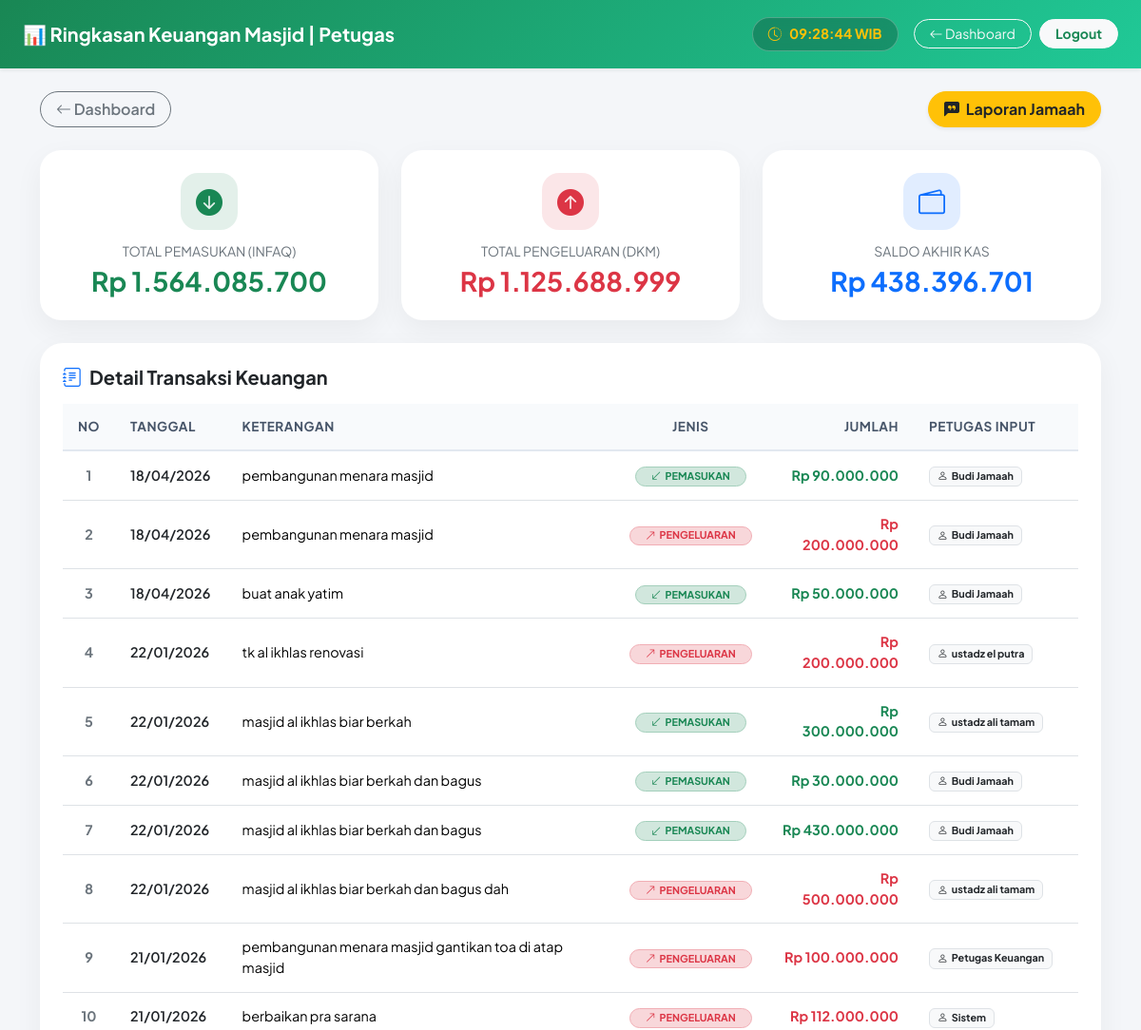
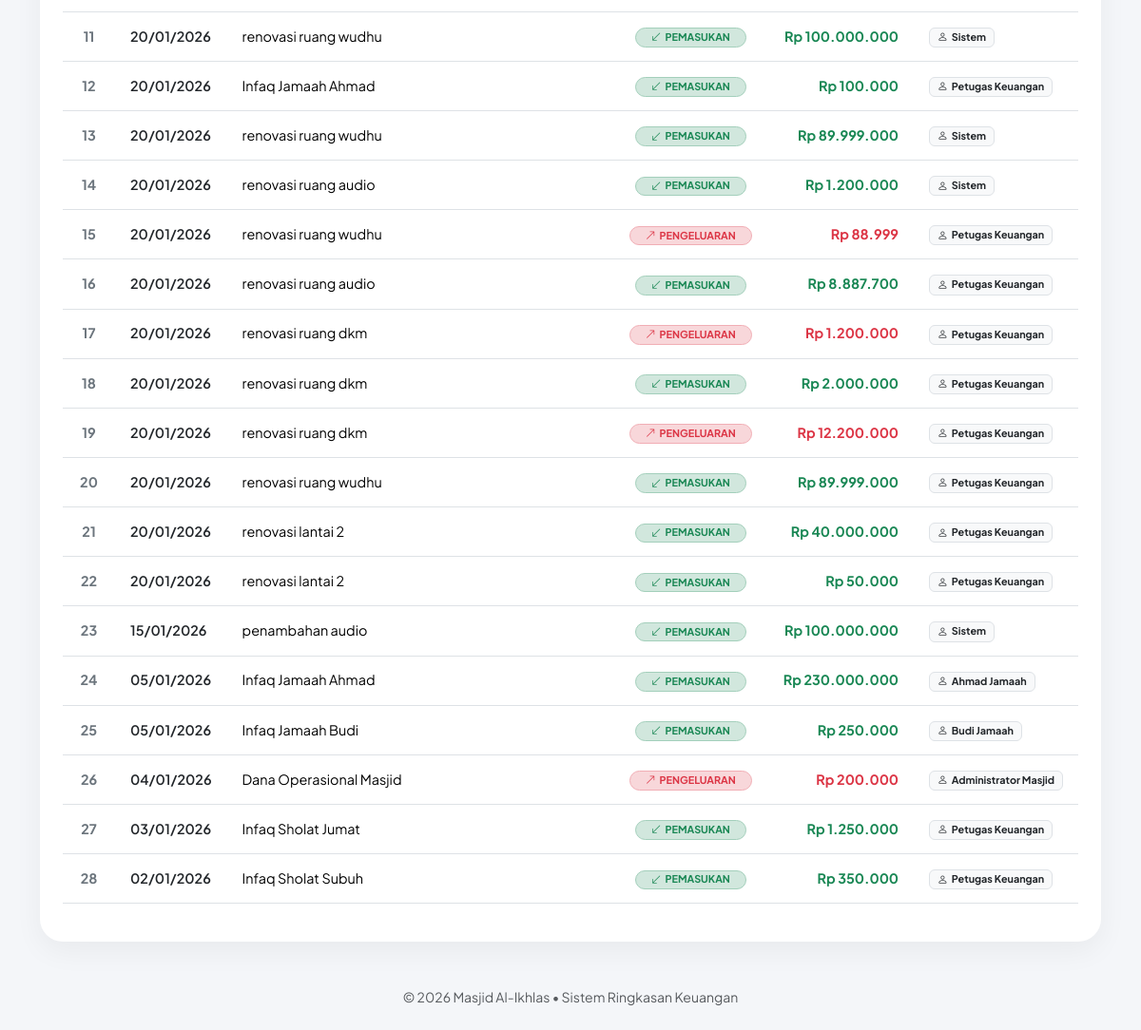
The app's page /petugas/keuangan.php (signed in) with its own data (2 pictures, top to bottom).
### tables this page shows
CREATE TABLE `keuangan` (
  `id` int(11) NOT NULL,
  `tanggal` date NOT NULL,
  `jenis` enum('infaq','dkm') NOT NULL,
  `keterangan` varchar(255) NOT NULL,
  `jumlah` int(11) NOT NULL,
  `user_id` int(11) NOT NULL
);

CREATE TABLE `users` (
  `id` int(11) NOT NULL,
  `nama` varchar(100) NOT NULL,
  `username` varchar(50) NOT NULL,
  `password` varchar(255) NOT NULL,
  `role` enum('admin','petugas','pengunjung') NOT NULL
);

### petugas/keuangan.php (the view, shortened to what this page needs)
<?php
include "../config/koneksi.php";
$infaq = mysqli_fetch_assoc(
    mysqli_query($koneksi,"SELECT SUM(jumlah) total FROM keuangan WHERE jenis='infaq'")
)['total'] ?? 0;
$keluar = mysqli_fetch_assoc(
    mysqli_query($koneksi,"SELECT SUM(jumlah) total FROM keuangan WHERE jenis IN ('dkm', 'pengeluaran')")
)['total'] ?? 0;
$saldo = $infaq - $keluar;
?>
<!DOCTYPE html>
<html lang="id">
<head>
    <link href="https://cdn.jsdelivr.net/npm/bootstrap@5.3.3/dist/css/bootstrap.min.css" rel="stylesheet">
    <link href="https://cdn.jsdelivr.net/npm/bootstrap-icons@1.11.3/font/bootstrap-icons.css" rel="stylesheet">
</head>
<body>
    <nav class="navbar navbar-dark navbar-custom shadow-sm py-3">
        <div class="container-fluid px-4">
            <span class="navbar-brand fw-bold fs-5 d-flex align-items-center gap-2">
                📊 Ringkasan Keuangan Masjid | Petugas
            </span>
            <div class="text-white d-flex align-items-center gap-2 flex-wrap justify-content-end">
                <div class="clock-badge d-flex align-items-center gap-2 me-2">
                    <i class="bi bi-clock-history text-warning"></i>
                    <span id="petugasClock" class="text-warning">--:--:-- WIB</span>
                </div>
                <a href="index.php" class="btn btn-outline-light btn-sm rounded-pill px-3">
                    <i class="bi bi-arrow-left"></i> Dashboard
                </a>
                <a href="../logout.php" class="btn btn-light text-success btn-sm rounded-pill px-3 fw-bold">
                    Logout
                </a>
            </div>
        </div>
    </nav>
    <div class="container py-4">
        <div class="d-flex justify-content-between align-items-center mb-4">
            <a href="index.php" class="btn btn-outline-secondary fw-semibold rounded-pill px-3">
                <i class="bi bi-arrow-left"></i> Dashboard
            </a>
            <a href="laporan_jamaah.php" class="btn btn-warning text-dark fw-bold rounded-pill px-3 shadow-sm">
                <i class="bi bi-chat-left-quote-fill me-1"></i> Laporan Jamaah
            </a>
        </div>
        <div class="row g-4 mb-4">
            <div class="col-md-4">
                <div class="stat-card">
                    <div class="stat-icon icon-pemasukan">
                        <i class="bi bi-arrow-down-circle-fill"></i>
                    </div>
                    <small class="text-secondary font-weight-600 d-block">TOTAL PEMASUKAN (INFAQ)</small>
                    <h3 class="fw-bold text-success mt-1 mb-0">Rp <?= number_format($infaq,0,',','.') ?></h3>
                </div>
            </div>
            <div class="col-md-4">
                <div class="stat-card">
                    <div class="stat-icon icon-pengeluaran">
                        <i class="bi bi-arrow-up-circle-fill"></i>
                    </div>
                    <small class="text-secondary font-weight-600 d-block">TOTAL PENGELUARAN (DKM)</small>
                    <h3 class="fw-bold text-danger mt-1 mb-0">Rp <?= number_format($keluar,0,',','.') ?></h3>
                </div>
            </div>
            <div class="col-md-4">
                <div class="stat-card">
                    <div class="stat-icon icon-saldo">
                        <i class="bi bi-wallet2"></i>
                    </div>
                    <small class="text-secondary font-weight-600 d-block">SALDO AKHIR KAS</small>
                    <h3 class="fw-bold text-primary mt-1 mb-0">Rp <?= number_format($saldo,0,',','.') ?></h3>
                </div>
            </div>
        </div>
        <div class="card card-custom">
            <div class="card-body p-4">
                <h5 class="fw-bold text-dark mb-3">
                    <i class="bi bi-journal-text text-primary me-2"></i>Detail Transaksi Keuangan
                </h5>
                <div class="table-responsive">
                    <table class="table table-hover table-custom align-middle">
                        <thead>
                            <tr>
                                <th class="text-center" style="width: 50px;">NO</th>
                                <th>TANGGAL</th>
                                <th>KETERANGAN</th>
                                <th class="text-center">JENIS</th>
                                <th class="text-end">JUMLAH</th>
                                <th>PETUGAS INPUT</th>
                            </tr>
                        </thead>
                        <tbody>
                            <?php
                            $no=1;
                            $q=mysqli_query($koneksi,"
                                SELECT keuangan.*, users.nama
                                FROM keuangan
                                LEFT JOIN users ON keuangan.user_id = users.id
                                ORDER BY tanggal DESC
                            ");
                            while($d=mysqli_fetch_assoc($q)){
                            ?>
                            <tr>
                                <td class="text-center fw-bold text-secondary"><?= $no++ ?></td>
                                <td class="fw-semibold text-dark"><?= date('d/m/Y',strtotime($d['tanggal'])) ?></td>
                                <td><?= htmlspecialchars($d['keterangan']) ?></td>
                                <td class="text-center">
                                    <?php if($d['jenis']=='infaq'){ ?>
                                        <span class="badge bg-success-subtle text-success border border-success-subtle px-3 py-1.5 rounded-pill fw-bold d-inline-flex align-items-center gap-1"><i class="bi bi-arrow-down-left"></i> PEMASUKAN</span>
                                    <?php }else{ ?>
                                        <span class="badge bg-danger-subtle text-danger border border-danger-subtle px-3 py-1.5 rounded-pill fw-bold d-inline-flex align-items-center gap-1"><i class="bi bi-arrow-up-right"></i> PENGELUARAN</span>
                                    <?php } ?>
                                </td>
                                <td class="text-end fw-bold <?= $d['jenis']=='infaq'?'text-success':'text-danger' ?>">
                                    Rp <?= number_format($d['jumlah'],0,',','.') ?>
                                </td>
                                <td>
                                    <span class="badge bg-light text-dark border px-2 py-1">
                                        <i class="bi bi-person me-1"></i><?= htmlspecialchars($d['nama'] ?? 'Sistem') ?>
                                    </span>
                                </td>
                            </tr>
                            <?php } ?>
                        </tbody>
                    </table>
                </div>
            </div>
        </div>
    </div>
    <footer class="text-center py-4 text-muted small">
        © <?= date('Y') ?> Masjid Al-Ikhlas • Sistem Ringkasan Keuangan
    </footer>
</body>
</html>

### petugas/keuangan.php (style rules this page uses)
body { font-family: 'Plus Jakarta Sans', sans-serif; background: #f4f6f9; min-height: 100vh; color: #212529; }
.navbar-custom { background: linear-gradient(135deg, #198754, #20c997); }
.clock-badge { background: rgba(0, 0, 0, 0.22); backdrop-filter: blur(8px); border: 1px solid rgba(255, 255, 255, 0.25); border-radius: 30px; padding: 6px 16px; font-weight: 700; font-size: 0.9rem; }
.card-custom { background: #ffffff; border-radius: 24px; border: none; box-shadow: 0 10px 30px rgba(0,0,0,0.05); overflow: hidden; }
.stat-card { background: #ffffff; border-radius: 22px; border: none; padding: 24px; box-shadow: 0 10px 30px rgba(0,0,0,0.05); text-align: center; transition: transform 0.3s ease; }
.stat-icon { width: 60px; height: 60px; border-radius: 18px; display: inline-flex; align-items: center; justify-content: center; font-size: 1.75rem; margin-bottom: 12px; }
.icon-pemasukan { background: rgba(25, 135, 84, 0.12); color: #198754; }
.icon-pengeluaran { background: rgba(220, 53, 69, 0.12); color: #dc3545; }
.icon-saldo { background: rgba(13, 110, 253, 0.12); color: #0d6efd; }
.table-custom th { background: #f8fafc; color: #475569; font-weight: 700; font-size: 0.85rem; text-transform: uppercase; letter-spacing: 0.5px; border-bottom: 2px solid #e2e8f0; padding: 14px 16px; }
.table-custom td { padding: 14px 16px; font-size: 0.9rem; vertical-align: middle; }

### records on screen
keuangan: tanggal "18/04/2026", keterangan "pembangunan menara masjid", jenis "infaq" (drawn), jumlah "90.000.000", user.nama "Budi Jamaah"
keuangan: tanggal "18/04/2026", keterangan "pembangunan menara masjid", jenis "dkm" (drawn), jumlah "200.000.000", user.nama "Budi Jamaah"
keuangan: tanggal "18/04/2026", keterangan "buat anak yatim", jenis "infaq" (drawn), jumlah "50.000.000", user.nama "Budi Jamaah"
keuangan: tanggal "22/01/2026", keterangan "tk al ikhlas renovasi", jenis "dkm" (drawn), jumlah "200.000.000", user.nama "ustadz el putra"
keuangan: tanggal "22/01/2026", keterangan "masjid al ikhlas biar berkah", jenis "infaq" (drawn), jumlah "300.000.000", user.nama "ustadz ali tamam"
keuangan: tanggal "22/01/2026", keterangan "masjid al ikhlas biar berkah dan bagus", jenis "infaq" (drawn), jumlah "30.000.000", user.nama "Budi Jamaah"
keuangan: tanggal "22/01/2026", keterangan "masjid al ikhlas biar berkah dan bagus", jenis "infaq" (drawn), jumlah "430.000.000", user.nama "Budi Jamaah"
keuangan: tanggal "22/01/2026", keterangan "masjid al ikhlas biar berkah dan bagus dah", jenis "dkm" (drawn), jumlah "500.000.000", user.nama "ustadz ali tamam"
keuangan: tanggal "21/01/2026", keterangan "pembangunan menara masjid gantikan toa di atap masjid", jenis "dkm" (drawn), jumlah "100.000.000", user.nama "Petugas Keuangan"
keuangan: tanggal "21/01/2026", keterangan "berbaikan pra sarana", jenis "dkm" (drawn), jumlah "112.000.000", nama "Sistem"
keuangan: tanggal "20/01/2026", keterangan "renovasi ruang wudhu", jenis "infaq" (drawn), jumlah "100.000.000", nama "Sistem"
keuangan: tanggal "20/01/2026", keterangan "Infaq Jamaah Ahmad", jenis "infaq" (drawn), jumlah "100.000", user.nama "Petugas Keuangan"
keuangan: tanggal "20/01/2026", keterangan "renovasi ruang wudhu", jenis "infaq" (drawn), jumlah "89.999.000", nama "Sistem"
keuangan: tanggal "20/01/2026", keterangan "renovasi ruang audio", jenis "infaq" (drawn), jumlah "1.200.000", nama "Sistem"
keuangan: tanggal "20/01/2026", keterangan "renovasi ruang wudhu", jenis "dkm" (drawn), jumlah "88.999", user.nama "Petugas Keuangan"
keuangan: tanggal "20/01/2026", keterangan "renovasi ruang audio", jenis "infaq" (drawn), jumlah "8.887.700", user.nama "Petugas Keuangan"
keuangan: tanggal "20/01/2026", keterangan "renovasi ruang dkm", jenis "dkm" (drawn), jumlah "1.200.000", user.nama "Petugas Keuangan"
keuangan: tanggal "20/01/2026", keterangan "renovasi ruang dkm", jenis "infaq" (drawn), jumlah "2.000.000", user.nama "Petugas Keuangan"
keuangan: tanggal "20/01/2026", keterangan "renovasi ruang dkm", jenis "dkm" (drawn), jumlah "12.200.000", user.nama "Petugas Keuangan"
keuangan: tanggal "20/01/2026", keterangan "renovasi ruang wudhu", jenis "infaq" (drawn), jumlah "89.999.000", user.nama "Petugas Keuangan"
keuangan: tanggal "20/01/2026", keterangan "renovasi lantai 2", jenis "infaq" (drawn), jumlah "40.000.000", user.nama "Petugas Keuangan"
keuangan: tanggal "20/01/2026", keterangan "renovasi lantai 2", jenis "infaq" (drawn), jumlah "50.000", user.nama "Petugas Keuangan"
keuangan: tanggal "15/01/2026", keterangan "penambahan audio", jenis "infaq" (drawn), jumlah "100.000.000", nama "Sistem"
keuangan: tanggal "05/01/2026", keterangan "Infaq Jamaah Ahmad", jenis "infaq" (drawn), jumlah "230.000.000", user.nama "Ahmad Jamaah"
keuangan: tanggal "05/01/2026", keterangan "Infaq Jamaah Budi", jenis "infaq" (drawn), jumlah "250.000", user.nama "Budi Jamaah"
keuangan: tanggal "04/01/2026", keterangan "Dana Operasional Masjid", jenis "dkm" (drawn), jumlah "200.000", user.nama "Administrator Masjid"
keuangan: tanggal "03/01/2026", keterangan "Infaq Sholat Jumat", jenis "infaq" (drawn), jumlah "1.250.000", user.nama "Petugas Keuangan"
keuangan: tanggal "02/01/2026", keterangan "Infaq Sholat Subuh", jenis "infaq" (drawn), jumlah "350.000", user.nama "Petugas Keuangan"

### other values on screen
$infaq "1.564.085.700"
$keluar "1.125.688.999"
$saldo "438.396.701"
